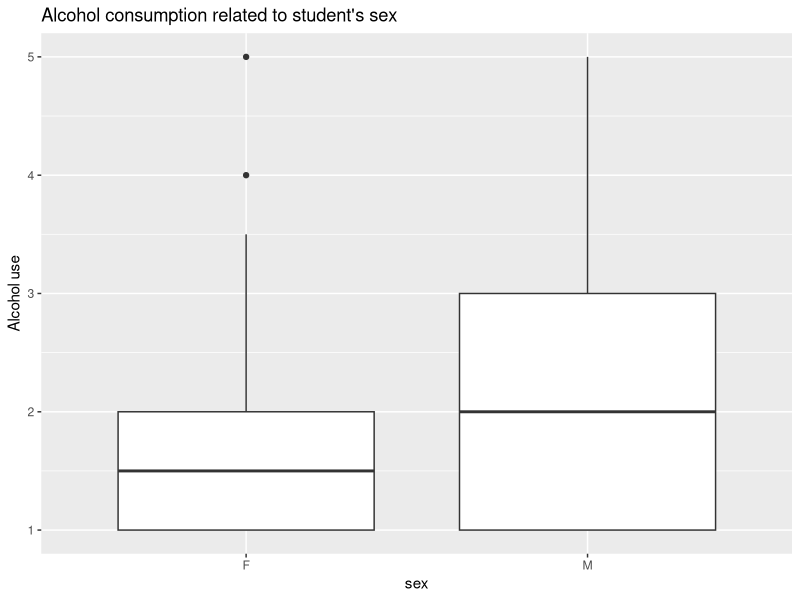
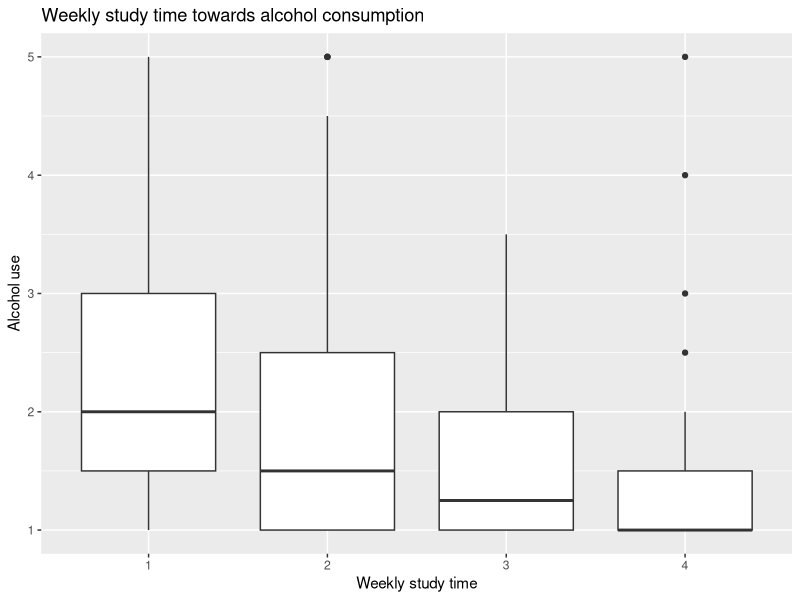
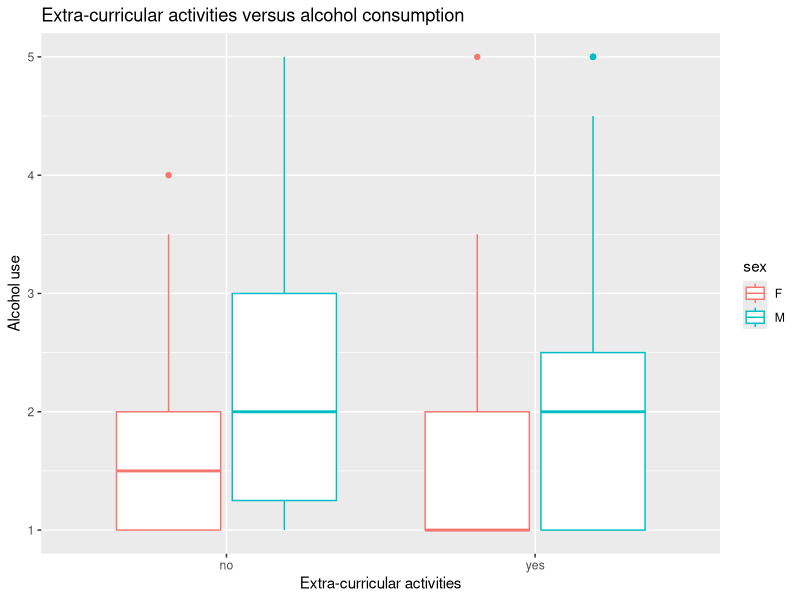

Write the R code that produced these figures, in order.
## ---- chunk 1
alc <- read.table("Data/alc.txt")
colnames(alc)
## ---- chunk 2
library(ggplot2)
library(dplyr)
## ---- chunk 3
# Explore relationship between sex and alcohol consumption:
g1 <- ggplot(alc, aes(x = sex, y = alc_use))
g1 + geom_boxplot() + ggtitle("Alcohol consumption related to student's sex") + ylab("Alcohol use")
## ---- chunk 4
# Explore relationship between weekly study time and alcohol consumption:
alc %>% group_by(studytime) %>% summarise(count = n(), alcohol = mean(alc_use))
g2 <- ggplot(alc, aes(x = factor(studytime), y = alc_use))
g2 + geom_boxplot() + ggtitle("Weekly study time towards alcohol consumption") + ylab("Alcohol use") + xlab("Weekly study time")
## ---- chunk 5
# Explore relationship between extra-curricular activities and alcohol consumption:
g3 <- ggplot(alc, aes(x = activities, y = alc_use, col = sex))
g3 + geom_boxplot() + ggtitle("Extra-curricular activities versus alcohol consumption") + ylab("Alcohol use") + xlab("Extra-curricular activities")
